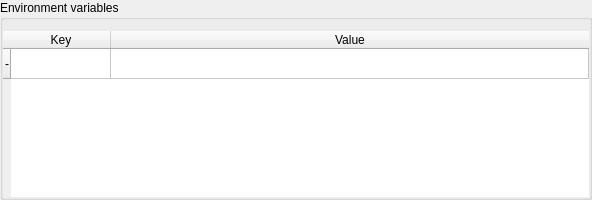
<?xml version="1.0" encoding="UTF-8"?>
<ui version="4.0">
 <class>EnvVars</class>
 <widget class="QGroupBox" name="EnvVars">
  <property name="geometry">
   <rect>
    <x>0</x>
    <y>0</y>
    <width>592</width>
    <height>200</height>
   </rect>
  </property>
  <property name="minimumSize">
   <size>
    <width>0</width>
    <height>200</height>
   </size>
  </property>
  <property name="windowTitle">
   <string notr="true">GroupBox</string>
  </property>
  <property name="title">
   <string>Environment variables</string>
  </property>
  <layout class="QVBoxLayout" name="verticalLayout">
   <property name="leftMargin">
    <number>0</number>
   </property>
   <property name="rightMargin">
    <number>0</number>
   </property>
   <property name="bottomMargin">
    <number>0</number>
   </property>
   <item>
    <widget class="QTableWidget" name="env_vars_table">
     <property name="sizePolicy">
      <sizepolicy hsizetype="Preferred" vsizetype="Preferred">
       <horstretch>0</horstretch>
       <verstretch>0</verstretch>
      </sizepolicy>
     </property>
     <property name="frameShape">
      <enum>QFrame::NoFrame</enum>
     </property>
     <property name="verticalScrollBarPolicy">
      <enum>Qt::ScrollBarAsNeeded</enum>
     </property>
     <property name="sizeAdjustPolicy">
      <enum>QAbstractScrollArea::AdjustToContents</enum>
     </property>
     <attribute name="horizontalHeaderStretchLastSection">
      <bool>true</bool>
     </attribute>
     <attribute name="verticalHeaderStretchLastSection">
      <bool>false</bool>
     </attribute>
     <row>
      <property name="text">
       <string notr="true">-</string>
      </property>
     </row>
     <column>
      <property name="text">
       <string>Key</string>
      </property>
     </column>
     <column>
      <property name="text">
       <string>Value</string>
      </property>
     </column>
    </widget>
   </item>
  </layout>
 </widget>
 <resources/>
 <connections/>
</ui>
